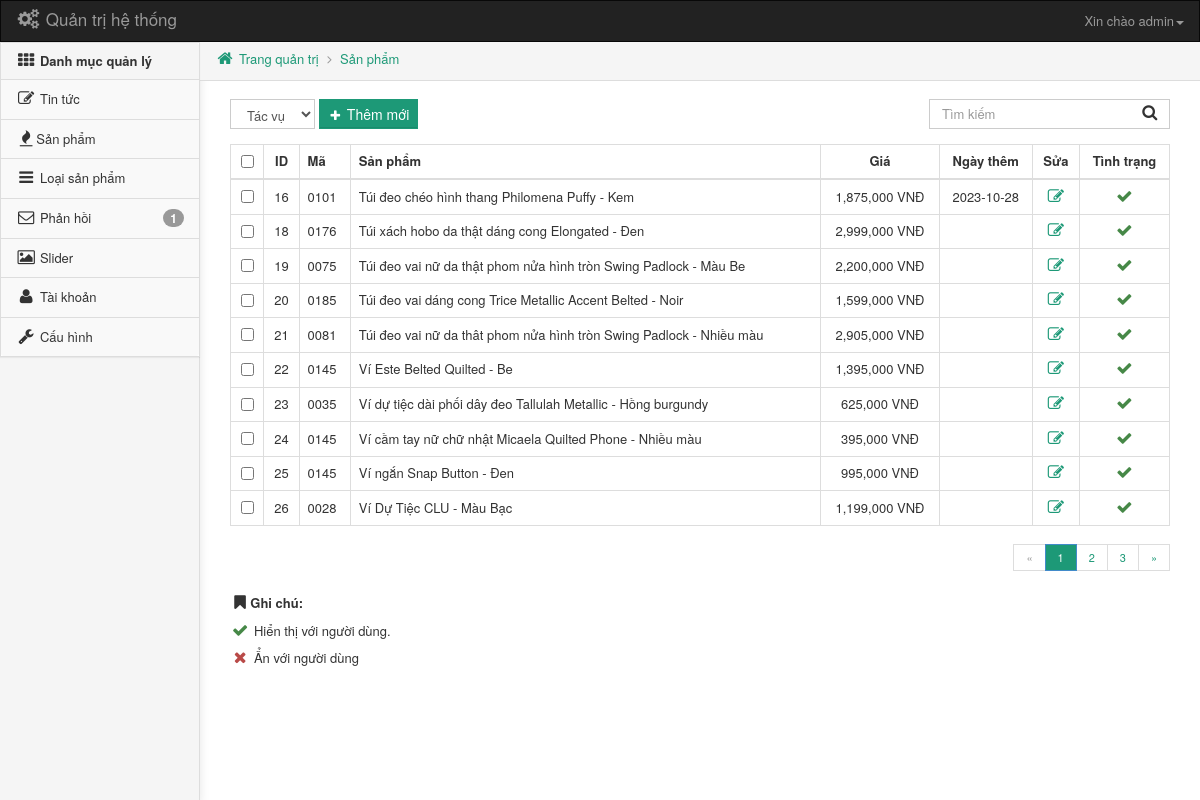
Page /admin/product.php (signed in) on the committed database.
### tables this page shows
CREATE TABLE IF NOT EXISTS `sanpham` (
  `id_sanpham` int(255) NOT NULL AUTO_INCREMENT,
  `id_catalog` int(11) NOT NULL,
  `id_sub` int(11) NOT NULL,
  `tensp` varchar(100) NOT NULL,
  `code_product` varchar(10) DEFAULT NULL,
  `price` decimal(15,4) NOT NULL DEFAULT '0.0000',
  `description` text,
  `content` varchar(1000) DEFAULT NULL,
  `discount` int(11) DEFAULT NULL,
  `image_sp` varchar(50) NOT NULL,
  `created` date DEFAULT NULL,
  `view` int(11) DEFAULT '0',
  `xuatxu` varchar(50) DEFAULT NULL,
  `sizess` varchar(10) DEFAULT NULL,
  `mausac` varchar(20) DEFAULT NULL,
  `parent_name_menu` varchar(50) DEFAULT NULL,
  `parent_name_sub` varchar(50) NOT NULL,
  PRIMARY KEY (`id_sanpham`),
  KEY `id_catalog` (`id_catalog`),
  KEY `id_catalog_2` (`id_catalog`)
);

### admin/product.php (the view, shortened to what this page needs)
<!DOCTYPE html>
<html lang="vi">
<?php
require_once ("../apps/config.php");
?>
<?php include ("headeradm.php"); ?>
<body>
<div class="clearfix">
    <div id="sidebar-bg"></div>
    <div id="sidebar" role="navigation">
        <div class="panel panel-default">
            <div class="panel-heading">
                <h3 class="panel-title">
                    <i class="fa fa-th"></i><span> Danh mục quản lý</span>
                </h3>
            </div>
            <ul id="menu" class="list-group">
                <li class="list-group-item">
                    <a href="post.php">
                        <i class="fa fa-edit"></i> <span>Tin tức</span>
                    </a>
                </li>
                <li class="list-group-item">
                    <a href="product.php">
                        <i class="fa fa-fire"></i><span>Sản phẩm</span>
                    </a>
                </li>
                <li class="list-group-item">
                    <a href="type_product.php">
                        <i class="fa fa-bars"></i> <span>Loại sản phẩm</span>
                    </a>
                </li>
                <li class="list-group-item">
                    <a href="contact.php">
                        <i class="fa fa-envelope-o"></i> <span>Phản hồi<span class="badge pull-right">1</span></span>
                    </a>
                </li>
                <li class="list-group-item">
                    <a href="slider.php">
                        <i class="fa fa-picture-o"></i> <span>Slider</span>
                    </a>
                </li>
                <li class="list-group-item">
                    <a href="user.php">
                        <i class="fa fa-user"></i> <span>Tài khoản</span>
                    </a>
                </li>
                <li class="list-group-item">
                    <a href="setting.php">
                        <i class="fa fa-wrench"></i> <span>Cấu hình</span>
                    </a>
                </li>
            </ul>
        </div>
    </div>
    <div id="main">
        <ol class="breadcrumb">
            <li><a href="index.php"><i class="fa fa-home"></i> Trang quản trị</a></li>
            <li class="active"><a href="product.php">Sản phẩm</a></li>
        </ol>
        <div class="col-xs-12">
            <form id="post_form" method="post" action="" role="form">
                <div class="col-xs-12">
                    <div class="form-group">
                        <div class="btn-group">
                            <select id="task" name="task" class="form-control">
                                <option>Tác vụ</option>
                            </select>
                        </div>
                        <a href="new-product.php" class="btn btn-submit"><small><i class="fa fa-plus"></i></small> Thêm mới</a>
                        <div class="btn-group pull-right hidden-xs" id="div-search">
                            <input id="search" name="search" type="text" value="" class="form-control" placeholder="Tìm kiếm">
                            <span class="fa fa-search"></span>
                        </div>
                    </div>
                    <table class="table table-bordered table-hover">
                        <thead>
                        <tr>
                            <th><input id="check_all" type="checkbox"></th>
                            <th class="hidden-xs">ID</th>
                            <th class="hidden-xs">Mã</th>
                            <th>Sản phẩm</th>
                            <th class="hidden-sm hidden-xs">Giá</th>
                            <th class="hidden-sm hidden-xs">Ngày thêm</th>
                            <th>Sửa</th>
                            <th>Tình trạng</th>
                        </tr>
                        </thead>
                        <tbody>
                        <?php
                        $danhmuc_query = mysqli_query($conn,"SELECT * from sanpham LIMIT 10");
                        while ($danhmuc_items = mysqli_fetch_array($danhmuc_query))
                        {
                        ?>
                        <tr>
                            <?php
                            echo '<td>
                                <input name="spid" type="checkbox" value="'.$danhmuc_items['id_sanpham'].'">
                            </td>
                             <td class="hidden-xs">'.$danhmuc_items['id_sanpham'].'</td>
                            <td class="hidden-xs"> '.$danhmuc_items['code_product'].'</td>
                            <td>'.$danhmuc_items['tensp'].'</td>
                             <td class="hidden-sm hidden-xs"> '.number_format($danhmuc_items['price']).'  VNĐ</td>
                             <td class="hidden-sm hidden-xs"> '.$danhmuc_items['created'].'</td>
                            <td>
                                <a href="edit-product.php?idd='.$danhmuc_items['id_sanpham'].'"><i class="fa fa-edit" data-toggle="tooltip" data-placement="top" title="Sửa sản phẩm"></i></a>
                            </td>
                            <td>
                                <i class="fa fa-check text-success" data-toggle="tooltip" data-placement="top" title="Đang hiển thị"></i>
                            </td>
                       '; ?></tr>   <?php }?>
                        </tbody>
                    </table>
                    <div class="text-right">
                        <ul class="pagination" id="step5">
                            <li class="disabled"><span>«</span></li>
                            <li class="active"><span>1</span></li>
                            <li><a href="#">2</a></li>
                            <li><a href="#">3</a></li>
                            <li><a href="#">»</a></li>
                        </ul>
                    </div>
                    <p><strong><i class="fa fa-bookmark"></i>Ghi chú: </strong></p>
                    <p class="note-items"><i class="fa fa-check text-success"></i> Hiển thị với người dùng.</p>
                    <p class="note-items"><i class="fa fa-times text-danger"></i> Ẩn với người dùng</p>
                </div>
            </form>
        </div>
    </div>
</div>
</body>
</html>

### admin/headeradm.php (shortened to what this page needs)
<head>
         <link href="css/bootstrap.min.css" rel="stylesheet">
         <link href="css/font-awesome.min.css" rel="stylesheet">
         <link href="css/admin.css" rel="stylesheet">
         <link href="css/introjs.min.css" rel="stylesheet">
     </head>
     <?php
    if (isset($_SESSION['username'])) {
		     $sql_query = mysqli_query($conn,"SELECT * from user where username='".$_SESSION['username']."'");
    $result = mysqli_fetch_array($sql_query);
    $level = $result['level'];
        if ($level == '1') {
            ?>
            <nav class="navbar navbar-inverse" role="navigation">
                <div class="navbar-header">
                    <a class="navbar-brand" href="#"><i class="fa fa-cogs"></i> Quản trị hệ thống</a>
                </div>
                <div class="collapse navbar-collapse" id="bs-example-navbar-collapse-1">
                    <ul class="nav navbar-nav navbar-right">
                        <li class="dropdown">
                            <a href="#" class="dropdown-toggle" data-toggle="dropdown">Xin chào <?php echo $_SESSION['username'] ?><b
                                        class="caret"></b></a>
                        </li>
                    </ul>
                </div>
            </nav>
            <?php
        } else {
            die("Bạn không đủ quyền");
        }
    }
    else{
        header("location: ../login.php");
    }
        ?>

### admin/css/admin.css (style rules this page uses)
input#search { padding-right: 70px; }
input#search + span { position: absolute; top: 6px; right: 10px; }
.navbar { margin-bottom:0;border-radius:0; }
.navbar-brand .fa { font-size: 20px; }
#main { margin-left:200px; }
#sidebar-bg { position:fixed;top:0;left:0;bottom:0;z-index:-1;width:200px;border-right:1px solid #ddd;box-shadow:0 5px 10px rgba(0,0,0,0.1);background:#f5f5f5; }
#sidebar { float:left;width:200px; }
#sidebar .panel { border-radius:0; }
#sidebar .panel-title { font-size: 13px;font-weight: bold; }
#sidebar ul { list-style:none;margin:0; }
#sidebar a { display:block;padding:10px 15px;text-decoration:none;color:#333; }
#sidebar li { padding:0;background:#f9f9f9; }
ul#menu a { display: block; padding: 10px 15px; text-decoration: none; color: #333; }
ul#menu li { padding: 0; background: #f9f9f9; }
.breadcrumb { padding:10px 15px;border-radius:0;border-bottom:1px solid #ddd;margin-top: -2px; }
.breadcrumb>li+li:before { content:"\f105";font-family:'FontAwesome';display:inline-block;padding-right:8px;color:#999; }
.table th, .table td { text-align: center; }
.table th:nth-child(3), .table td:nth-child(3), .table th:nth-child(4), .table td:nth-child(4) { text-align: left; width: auto; }
.pagination { margin-top:0;font-size: 11px; }
.pagination li a { color: #1d9977 !important; }
.pagination>li:last-child>a, .pagination>li:last-child>span, .pagination>li:first-child>a, .pagination>li:first-child>span { border-radius: 0; }
.btn { font-weight: 500; border: 1px solid transparent; -webkit-box-shadow: inset 0px -2px 0px 0px rgba(0, 0, 0, 0.09); -moz-box-shadow: inset 0px -2px 0px 0px rgba(0, 0, 0, 0.09); box-shadow: inset 0px -1px 0px 0px rgba(0, 0, 0, 0.09); display: inline-block; margin-bottom: 0; text-align: center; vertical-align: middle; cursor: pointer; background-image: none; white-space: nowrap; padding: 4px 8px; font-size: 14px; line-height: 1.42857143; border-radius: 0; -webkit-user-select: none; -moz-user-select: none; -ms-user-select: none; user-select: none; outline: none; }
.btn-submit { color: #fff; background-color: #1d9977; border-color: #1d9977; }
.form-control { -webkit-border-radius: 0px !important; -moz-border-radius: 0px !important; border-radius: 0px !important; box-shadow: none; }
small { font-size: 70% }
a { color: #1d9977; }
.pagination .active span { background: #1d9977; }

### rows in the picture
sanpham: id_sanpham "16", code_product "0101", tensp "Túi đeo chéo hình thang Philomena Puffy - Kem", price "1,875,000", created "2023-10-28"
sanpham: id_sanpham "18", code_product "0176", tensp "Túi xách hobo da thật dáng cong Elongated - Đen", price "2,999,000"
sanpham: id_sanpham "19", code_product "0075", tensp "Túi đeo vai nữ da thật phom nửa hình tròn Swing Padlock - Màu Be", price "2,200,000"
sanpham: id_sanpham "20", code_product "0185", tensp "Túi đeo vai dáng cong Trice Metallic Accent Belted - Noir", price "1,599,000"
sanpham: id_sanpham "21", code_product "0081", tensp "Túi đeo vai nữ da thât phom nửa hình tròn Swing Padlock - Nhiều màu", price "2,905,000"
sanpham: id_sanpham "22", code_product "0145", tensp "Ví Este Belted Quilted - Be", price "1,395,000"
sanpham: id_sanpham "23", code_product "0035", tensp "Ví dự tiệc dài phối dây đeo Tallulah Metallic - Hồng burgundy", price "625,000"
sanpham: id_sanpham "24", code_product "0145", tensp "Ví cầm tay nữ chữ nhật Micaela Quilted Phone - Nhiều màu", price "395,000"
sanpham: id_sanpham "25", code_product "0145", tensp "Ví ngắn Snap Button - Đen", price "995,000"
sanpham: id_sanpham "26", code_product "0028", tensp "Ví Dự Tiệc CLU - Màu Bạc", price "1,199,000"

### other values in the picture
$_SESSION['username'] "admin"
